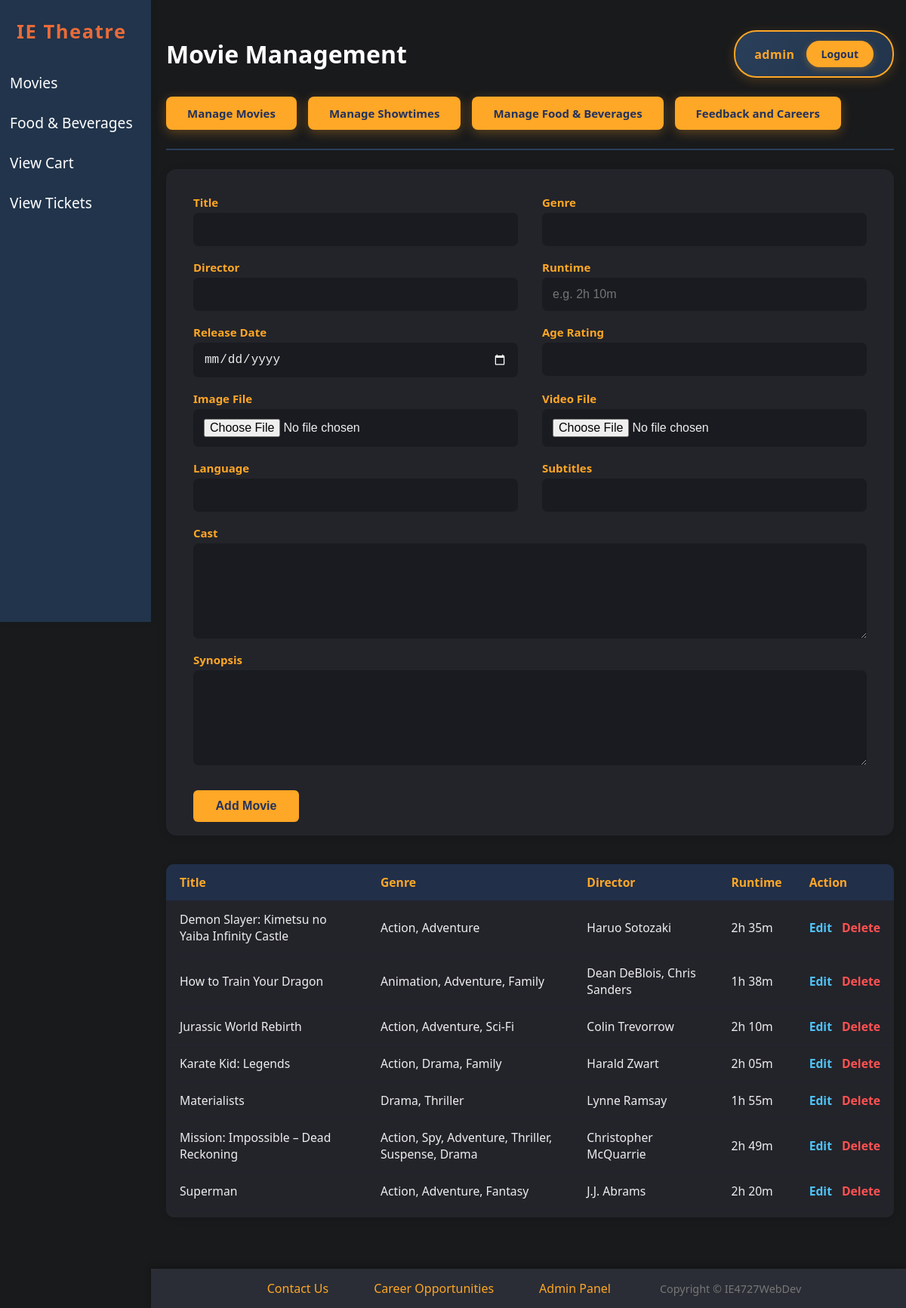
Page /manage_movies.php (signed in) on the committed database.
### tables this page shows
CREATE TABLE `movie_details` (
  `MovieID` int(11) NOT NULL,
  `Title` text NOT NULL,
  `Img Path` text NOT NULL,
  `Vid Path` text NOT NULL,
  `Synopsis` text NOT NULL,
  `Cast` text NOT NULL,
  `Subtitles` text NOT NULL,
  `Director` text NOT NULL,
  `Genre` text NOT NULL,
  `Language` text NOT NULL,
  `Release Date` date NOT NULL,
  `Runtime` text NOT NULL,
  `Age Rating` text NOT NULL
);

### manage_movies.php (the view, shortened to what this page needs)
<?php
$conn = new mysqli("localhost", "root", "", "moviedb");
$edit_mode = false;
$edit_movie = null;
?>
<!DOCTYPE html>
<html>
<head>
  <link rel="stylesheet" href="sidebarandfooter.css">
</head>
<body>
<?php include 'sidebar.php'; ?>
<div id="content">
  <div class="header-section">
    <h1>Movie Management</h1>
    <div class="user-badge">
      <span class="username"><?php echo htmlspecialchars($_SESSION['admin_username']); ?></span>
      <a href="?logout" class="logout-btn">Logout</a>
    </div>
  </div>
  <div class="nav-buttons">
    <a href="manage_movies.php" class="nav-btn">Manage Movies</a>
    <a href="manage_showtimes.php" class="nav-btn">Manage Showtimes</a>
    <a href="manage_fnb.php" class="nav-btn">Manage Food & Beverages</a>
    <a href="admin_contact_applications.php" class="nav-btn">Feedback and Careers</a>
  </div>
  <form method="post" class="movie-form-card" enctype="multipart/form-data" autocomplete="off">
    <div class="form-grid">
      <div class="form-group">
        <label>Title</label>
        <input type="text" name="title" required value="<?php echo isset($edit_movie['Title']) ? htmlspecialchars($edit_movie['Title']) : ''; ?>">
      </div>
      <div class="form-group">
        <label>Genre</label>
        <input type="text" name="genre" required value="<?php echo isset($edit_movie['Genre']) ? htmlspecialchars($edit_movie['Genre']) : ''; ?>">
      </div>
      <div class="form-group">
        <label>Director</label>
        <input type="text" name="director" required value="<?php echo isset($edit_movie['Director']) ? htmlspecialchars($edit_movie['Director']) : ''; ?>">
      </div>
      <div class="form-group">
        <label>Runtime</label>
        <input type="text" name="runtime" placeholder="e.g. 2h 10m" required value="<?php echo isset($edit_movie['Runtime']) ? htmlspecialchars($edit_movie['Runtime']) : ''; ?>">
      </div>
      <div class="form-group">
        <label>Release Date</label>
        <input type="date" name="release_date" required value="<?php echo isset($edit_movie['Release Date']) ? htmlspecialchars($edit_movie['Release Date']) : ''; ?>">
      </div>
      <div class="form-group">
        <label>Age Rating</label>
        <input type="text" name="age_rating" required value="<?php echo isset($edit_movie['Age Rating']) ? htmlspecialchars($edit_movie['Age Rating']) : ''; ?>">
      </div>
      <div class="form-group">
        <label>Image File</label>
        <input type="file" name="img_file" accept="image/*">
      </div>
      <div class="form-group">
        <label>Video File</label>
        <input type="file" name="vid_file" accept="video/*">
      </div>
      <div class="form-group">
        <label>Language</label>
        <input type="text" name="language" required value="<?php echo isset($edit_movie['Language']) ? htmlspecialchars($edit_movie['Language']) : ''; ?>">
      </div>
      <div class="form-group">
        <label>Subtitles</label>
        <input type="text" name="subtitles" required value="<?php echo isset($edit_movie['Subtitles']) ? htmlspecialchars($edit_movie['Subtitles']) : ''; ?>">
      </div>
      <div class="form-group full">
        <label>Cast</label>
        <textarea name="cast" rows="2" required><?php echo isset($edit_movie['Cast']) ? htmlspecialchars($edit_movie['Cast']) : ''; ?></textarea>
      </div>
      <div class="form-group full">
        <label>Synopsis</label>
        <textarea name="synopsis" rows="5" required><?php echo isset($edit_movie['Synopsis']) ? htmlspecialchars($edit_movie['Synopsis']) : ''; ?></textarea>
      </div>
    </div>
    <div class="form-btn-row">
      <?php if ($edit_mode): ?>
        <input type="submit" name="update" value="Update Movie">
        <a href="manage_movies.php" style="color:#ffa726; font-weight:bold; align-self:center; margin-left: 12px;">Cancel</a>
      <?php else: ?>
        <input type="submit" name="add" value="Add Movie">
      <?php endif; ?>
    </div>
  </form>
  <?php
  echo "<div class='table-card'>";
  echo "<table><tr><th>Title</th><th>Genre</th><th>Director</th><th>Runtime</th><th>Action</th></tr>";
  $res = $conn->query("SELECT * FROM movie_details ORDER BY Title");
  if ($res->num_rows > 0) {
    while ($row = $res->fetch_assoc()) {
      $id = intval($row['MovieID']);
      echo "<tr>";
      echo "<td>" . htmlspecialchars($row['Title']) . "</td>";
      echo "<td>" . htmlspecialchars($row['Genre']) . "</td>";
      echo "<td>" . htmlspecialchars($row['Director']) . "</td>";
      echo "<td>" . htmlspecialchars($row['Runtime']) . "</td>";
      echo "<td><a href='?edit=$id' class='edit'>Edit</a>";
      echo "<a href='?delete=$id' class='delete' onclick=\"return confirm('Delete movie?');\">Delete</a></td>";
      echo "</tr>";
    }
  } else {
    echo "<tr><td colspan='5'>No movies found.</td></tr>";
  }
  echo "</table></div>";
  ?>
</div>
<div id="footer">
  <span><a href="contact_careers.php#contact-us">Contact Us</a></span>
  <span><a href="contact_careers.php#career-opportunities">Career Opportunities</a></span>
  <span><a href="admin_dashboard.php">Admin Panel</a></span>
  <div class="cr">Copyright &copy; IE4727WebDev</div>
</div>
</body>
</html>

### sidebarandfooter.css (style rules this page uses)
#footer { position: fixed; bottom: 0; left: 200px; right: 0; background: #2a2d35; color: #aaa; padding: 15px 20px; text-align: center; box-shadow: 0 -2px 8px rgba(0, 0, 0, 0.3); z-index: 100; display: flex; justify-content: center; align-items: center; gap: 30px; flex-wrap: wrap; }
#footer span { margin: 0 15px; }
#footer a { color: #ffa726; text-decoration: none; font-weight: 500; transition: color 0.2s; }
#footer .cr { color: #777; font-size: 0.9em; margin-left: 20px; }

### manage_movies.php (style rules this page uses)
body { margin:0; font-family: 'Segoe UI', Arial, sans-serif; background:#191a1c; color:#eee; }
#content { max-width: 1500px; margin: 0 auto; padding: 40px 16px 120px 220px; min-height: 100vh; }
.movie-form-card { background: #23242a; border-radius: 14px; box-shadow: 0 2px 12px #0002; padding: 34px 36px 18px 36px; margin-bottom: 38px; max-width: 1500px; display: flex; flex-direction: column; gap: 20px; }
.form-grid { display: grid; grid-template-columns: 1fr 1fr; gap: 18px 32px; }
.form-group { display: flex; flex-direction: column; }
.form-group.full { grid-column: 1 / 3; }
.movie-form-card label { color: #ffa726; font-weight: bold; margin-bottom: 4px; font-size: 15px; }
.movie-form-card input[type="text"], .movie-form-card input[type="date"], .movie-form-card textarea, .movie-form-card input[type="file"] { padding: 13px 14px; border-radius: 7px; border: none; background:#191b20; color:#eee; font-size:16px; }
.movie-form-card textarea { min-height: 100px; font-size: 16px; resize: vertical; }
.form-btn-row { margin-top: 13px; display: flex; gap:17px; }
.movie-form-card button, .movie-form-card input[type="submit"] { background:#ffa726; color:#23325d; font-size:16px; padding:12px 0; border: none; border-radius:6px; font-weight: bold; cursor: pointer; min-width: 140px; transition: background .15s; }
.table-card { background: #23242a; border-radius: 10px; box-shadow: 0 2px 10px #0002; margin-top: 20px; padding-bottom: 10px; overflow-x: auto; }
table { width: 100%; border-collapse: collapse; font-size: 15.7px; background: none; border-radius: 10px; margin-top: 0; }
th, td { padding: 13px 18px; border-bottom: 1px solid #232330; }
th { background: #212f49; color: #ffa726; text-align: left; }
tr { transition: background .14s; }
a.delete { color: #ff5252; text-decoration: none; font-weight: 600; }
a.edit { color: #4FC3F7; text-decoration: none; font-weight: 600; margin-right: 13px; }
.header-section { display: flex; justify-content: space-between; align-items: center; margin-bottom: 25px; }
.header-section h1 { color: #fff; margin: 0; font-size: 32px; }
.user-badge { display: inline-flex; align-items: center; background: linear-gradient(135deg, #2a3f5a 0%, #21344b 100%); padding: 12px 25px; border-radius: 30px; border: 2px solid #ffa726; box-shadow: 0 4px 15px rgba(255, 167, 38, 0.2); }
.user-badge .username { color: #ffa726; font-weight: bold; font-size: 16px; margin-right: 15px; letter-spacing: 0.5px; }
.logout-btn { background: #ffa726; color: #23325d; padding: 8px 20px; border-radius: 20px; text-decoration: none; font-size: 14px; font-weight: bold; transition: all 0.3s ease; box-shadow: 0 3px 10px rgba(255, 167, 38, 0.3); }
.nav-buttons { display: flex; gap: 15px; margin: 25px 0; padding-bottom: 25px; border-bottom: 2px solid #2a3f5a; }
.nav-btn { background: #ffa726; padding: 12px 28px; border-radius: 8px; color: #23325d; font-weight: bold; text-decoration: none; font-size: 15px; transition: all 0.3s ease; box-shadow: 0 4px 15px rgba(255, 167, 38, 0.3); }

### rows in the picture
movie_details: Title "Demon Slayer: Kimetsu no Yaiba Infinity Castle", Genre "Action, Adventure", Director "Haruo Sotozaki", Runtime "2h 35m"
movie_details: Title "How to Train Your Dragon", Genre "Animation, Adventure, Family", Director "Dean DeBlois, Chris Sanders", Runtime "1h 38m"
movie_details: Title "Jurassic World Rebirth", Genre "Action, Adventure, Sci-Fi", Director "Colin Trevorrow", Runtime "2h 10m"
movie_details: Title "Karate Kid: Legends", Genre "Action, Drama, Family", Director "Harald Zwart", Runtime "2h 05m"
movie_details: Title "Materialists", Genre "Drama, Thriller", Director "Lynne Ramsay", Runtime "1h 55m"
movie_details: Title "Mission: Impossible – Dead Reckoning", Genre "Action, Spy, Adventure, Thriller, Suspense, Drama", Director "Christopher McQuarrie", Runtime "2h 49m"
movie_details: Title "Superman", Genre "Action, Adventure, Fantasy", Director "J.J. Abrams", Runtime "2h 20m"

### other values in the picture
$_SESSION['admin_username'] "admin"
